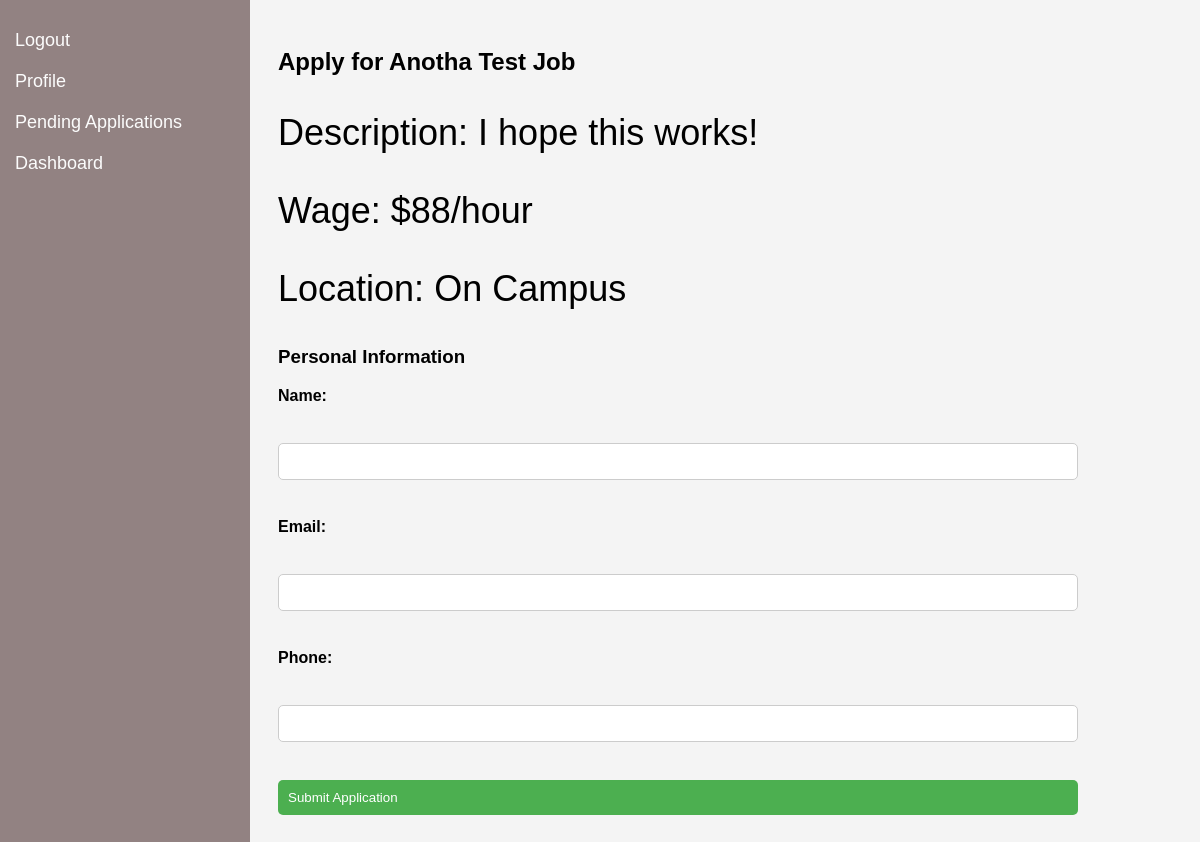
/job/9/apply, run on the app's committed database.
### tables this page shows
CREATE TABLE job_listings (
                    id INTEGER PRIMARY KEY,
                    title TEXT,
                    description TEXT,
                    wage TEXT,
                    location TEXT
                , created_by TEXT);

### routes.py (the view)
@app_routes.route('/job/<int:job_id>/apply', methods=['GET', 'POST'])
def job_apply(job_id):
    if request.method == 'POST':
        return redirect(url_for('app_routes.submit_job_apply', job_id=job_id))
    conn = get_db_connection()
    cursor = conn.cursor()
    cursor.execute("SELECT * FROM job_listings WHERE id = ?", (job_id,))
    job = cursor.fetchone()
    conn.close()
    if job is None:
        return 'Job not found'
    return render_template('job_apply.html', job=job)

### routes.py (called while the page is built)
def get_db_connection():
    conn = sqlite3.connect('app.db')
    conn.row_factory = sqlite3.Row
    return conn

### templates/job_apply.html (shortened to what this page needs)
<!DOCTYPE html>
<html>
<head>
    <link rel="stylesheet" type="text/css" href="{{ url_for('static', filename='styles.css') }}">
</head>
<body>
    <div class="sidebar">
        <a href="{{ url_for('app_routes.logout') }}">Logout</a>
        <a href="#profile">Profile</a>
        <a href="{{ url_for('app_routes.pending_applications') }}">Pending Applications</a>
        <a href="{{ url_for('app_routes.worker_dashboard') }}">Dashboard</a>
    </div>
    <div class="content">
        <h2>Apply for {{ job['title'] }}</h2>
        <p>Description: {{ job['description'] }}</p>
        <p>Wage: {{ job['wage'] }}</p>
        <p>Location: {{ job['location'] }}</p>
        <h3>Personal Information</h3>
        <form method="post" action="{{ url_for('app_routes.submit_job_apply', job_id=job['id']) }}">
            <label for="name">Name:</label><br>
            <input type="text" id="name" name="name" required><br>
            <label for="email">Email:</label><br>
            <input type="email" id="email" name="email" required><br>
            <label for="phone">Phone:</label><br>
            <input type="tel" id="phone" name="phone" required><br>
            <input type="submit" value="Submit Application">
        </form>
    </div>
</body>
</html>

### static/styles.css (style rules this page uses)
body, h1, h2, p, ul, li { margin: 35; padding: 0; }
body { font-family: Arial, sans-serif; background-color: #f4f4f4; }
p { font-family: Arial, Helvetica, sans-serif; text-decoration: solid; font-size: 36px; }
.sidebar { height: 100%; width: 250px; position: fixed; z-index: 1; top: 0; left: 0; background-color: #928282; padding-top: 20px; }
.sidebar a { padding: 10px 15px; text-decoration: none; font-size: 18px; color: #fcfcfc; display: block; transition: 0.3s; }
.content { margin-left: 250px; padding: 20px; max-width: 800px; margin-right: auto; }
form { display: flex; flex-direction: column; gap: 10px; }
label { font-weight: bold; text-align: left; }
input { padding: 10px; border: 1px solid #ccc; border-radius: 5px; text-align: left; }
input[type="submit"] { background-color: #4CAF50; color: white; border: none; padding: 10px; border-radius: 5px; cursor: pointer; }

### data on the page
job_listings: title "Anotha Test Job", description "I hope this works!", wage "$88/hour", location "On Campus"
